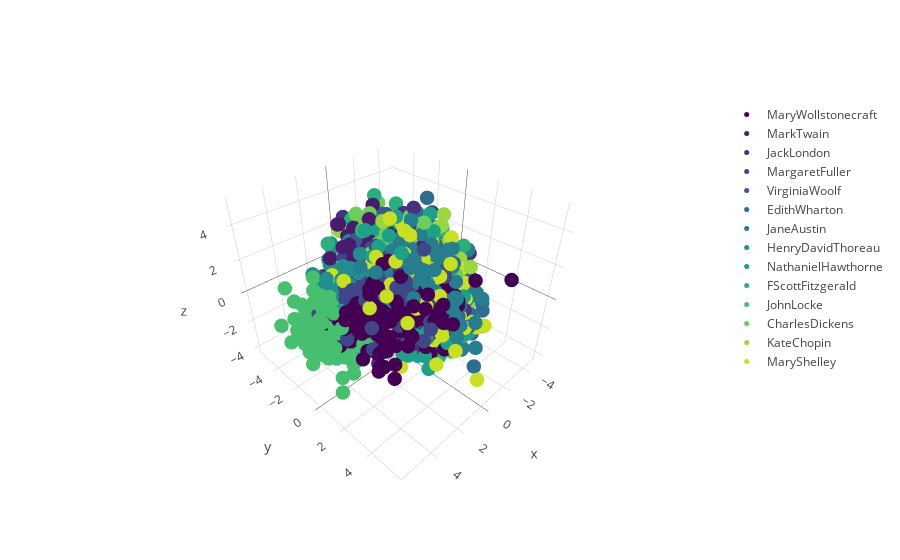

The notebook cell this image was saved under:
### Code cell
# by author
traces_for_plot_unique = []
for key, value in author_num.items():
    df = doc_vec_unique_id_df[doc_vec_unique_id_df['author'] == value]
    traces_for_plot_unique.append(df)

traces_unique_author = []
for trace in traces_for_plot_unique:
    trace1 = go.Scatter3d(
    x = trace['x'],
    y = trace['y'],
    z = trace['z'],
    mode='markers',
    name = authors[trace['author'].values[0]],
    marker=dict(
        size=5,
        color= 'rgba' + str(cmap_author[(trace['author'].values[0])]),
    )
    )
    traces_unique_author.append(trace1)

layout = go.Layout(showlegend=True)
# # Make a figure object
fig = go.Figure(data= traces_unique_author, layout = layout)

# Send to Plotly and show in notebook
iplot(fig, filename='test1')

### Figure 1 — Plotly figure (JSON) as saved in the notebook; plotly's stock layout.template omitted (floating-point values rounded to 4 significant figures; data arrays with more than 128 entries replaced by an {"elided": "..."} marker saying what was removed)
{"data": [{"marker": {"color": "rgba(0.267004, 0.004874, 0.329415, 1.0)", "size": 5}, "mode": "markers", "name": "MaryWollstonecraft", "type": "scatter3d", "uid": "4ab68128-bac2-11e8-a987-6c40088edaf6", "x": {"elided": "175 float values"}, "y": {"elided": "175 float values"}, "z": {"elided": "175 float values"}}, {"marker": {"color": "rgba(0.28291, 0.105393, 0.426902, 1.0)", "size": 5}, "mode": "markers", "name": "MarkTwain", "type": "scatter3d", "uid": "4ab68440-bac2-11e8-ad45-6c40088edaf6", "x": {"elided": "175 float values"}, "y": {"elided": "175 float values"}, "z": {"elided": "175 float values"}}, {"marker": {"color": "rgba(0.275191, 0.194905, 0.496005, 1.0)", "size": 5}, "mode": "markers", "name": "JackLondon", "type": "scatter3d", "uid": "4ab68686-bac2-11e8-9a69-6c40088edaf6", "x": {"elided": "175 float values"}, "y": {"elided": "175 float values"}, "z": {"elided": "175 float values"}}, {"marker": {"color": "rgba(0.248629, 0.278775, 0.534556, 1.0)", "size": 5}, "mode": "markers", "name": "MargaretFuller", "type": "scatter3d", "uid": "4ab68898-bac2-11e8-8234-6c40088edaf6", "x": {"elided": "175 float values"}, "y": {"elided": "175 float values"}, "z": {"elided": "175 float values"}}, {"marker": {"color": "rgba(0.214298, 0.355619, 0.551184, 1.0)", "size": 5}, "mode": "markers", "name": "VirginiaWoolf", "type": "scatter3d", "uid": "4ab68aa8-bac2-11e8-b2ca-6c40088edaf6", "x": {"elided": "175 float values"}, "y": {"elided": "175 float values"}, "z": {"elided": "175 float values"}}, {"marker": {"color": "rgba(0.182256, 0.426184, 0.55712, 1.0)", "size": 5}, "mode": "markers", "name": "EdithWharton", "type": "scatter3d", "uid": "4ab68cb0-bac2-11e8-b9f5-6c40088edaf6", "x": {"elided": "175 float values"}, "y": {"elided": "175 float values"}, "z": {"elided": "175 float values"}}, {"marker": {"color": "rgba(0.154815, 0.493313, 0.55784, 1.0)", "size": 5}, "mode": "markers", "name": "JaneAustin", "type": "scatter3d", "uid": "4ab68eae-bac2-11e8-ac76-6c40088edaf6", "x": {"elided": "175 float values"}, "y": {"elided": "175 float values"}, "z": {"elided": "175 float values"}}, {"marker": {"color": "rgba(0.129933, 0.559582, 0.551864, 1.0)", "size": 5}, "mode": "markers", "name": "HenryDavidThoreau", "type": "scatter3d", "uid": "4ab690ac-bac2-11e8-844c-6c40088edaf6", "x": {"elided": "175 float values"}, "y": {"elided": "175 float values"}, "z": {"elided": "175 float values"}}, {"marker": {"color": "rgba(0.120638, 0.625828, 0.533488, 1.0)", "size": 5}, "mode": "markers", "name": "NathanielHawthorne", "type": "scatter3d", "uid": "4ab692a8-bac2-11e8-a9ea-6c40088edaf6", "x": {"elided": "175 float values"}, "y": {"elided": "175 float values"}, "z": {"elided": "175 float values"}}, {"marker": {"color": "rgba(0.166383, 0.690856, 0.496502, 1.0)", "size": 5}, "mode": "markers", "name": "FScottFitzgerald", "type": "scatter3d", "uid": "4ab694a8-bac2-11e8-a4be-6c40088edaf6", "x": {"elided": "175 float values"}, "y": {"elided": "175 float values"}, "z": {"elided": "175 float values"}}, {"marker": {"color": "rgba(0.274149, 0.751988, 0.436601, 1.0)", "size": 5}, "mode": "markers", "name": "JohnLocke", "type": "scatter3d", "uid": "4ab6969c-bac2-11e8-aab1-6c40088edaf6", "x": {"elided": "175 float values"}, "y": {"elided": "175 float values"}, "z": {"elided": "175 float values"}}, {"marker": {"color": "rgba(0.421908, 0.805774, 0.35191, 1.0)", "size": 5}, "mode": "markers", "name": "CharlesDickens", "type": "scatter3d", "uid": "4ab6989a-bac2-11e8-834e-6c40088edaf6", "x": {"elided": "175 float values"}, "y": {"elided": "175 float values"}, "z": {"elided": "175 float values"}}, {"marker": {"color": "rgba(0.595839, 0.848717, 0.243329, 1.0)", "size": 5}, "mode": "markers", "name": "KateChopin", "type": "scatter3d", "uid": "4ab69a8c-bac2-11e8-90c9-6c40088edaf6", "x": {"elided": "175 float values"}, "y": {"elided": "175 float values"}, "z": {"elided": "175 float values"}}, {"marker": {"color": "rgba(0.783315, 0.879285, 0.125405, 1.0)", "size": 5}, "mode": "markers", "name": "MaryShelley", "type": "scatter3d", "uid": "4ab69ca8-bac2-11e8-9dff-6c40088edaf6", "x": {"elided": "175 float values"}, "y": {"elided": "175 float values"}, "z": {"elided": "175 float values"}}], "layout": {"showlegend": true}}
